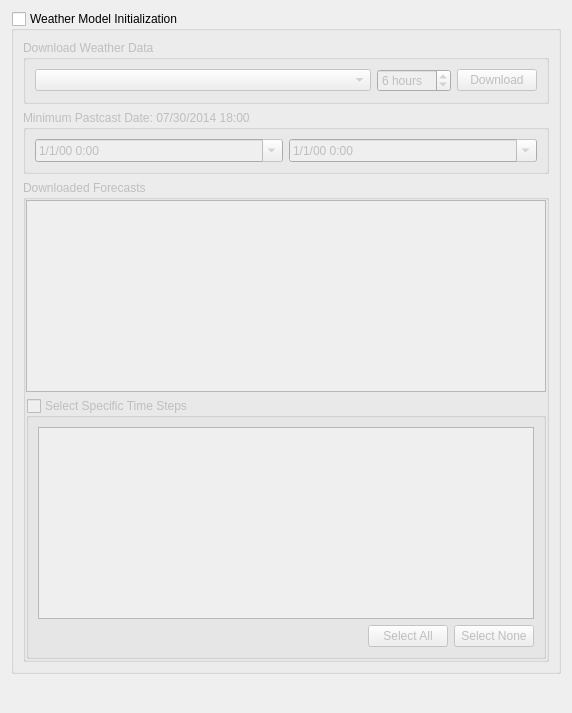
            <widget class="QWidget" name="weatherModelScrollAreaWidget">
             <property name="geometry">
              <rect>
               <x>0</x>
               <y>0</y>
               <width>572</width>
               <height>713</height>
              </rect>
             </property>
             <layout class="QVBoxLayout" name="verticalLayout_22" stretch="0,1">
              <item>
               <widget class="QGroupBox" name="weatherModelGroupBox">
                <property name="title">
                 <string>Weather Model Initialization</string>
                </property>
                <property name="checkable">
                 <bool>true</bool>
                </property>
                <property name="checked">
                 <bool>false</bool>
                </property>
                <layout class="QVBoxLayout" name="verticalLayout_43" stretch="0,0,1">
                 <item>
                  <widget class="QGroupBox" name="weatherModelDownloadGroupBox">
                   <property name="sizePolicy">
                    <sizepolicy hsizetype="Expanding" vsizetype="Fixed">
                     <horstretch>0</horstretch>
                     <verstretch>0</verstretch>
                    </sizepolicy>
                   </property>
                   <property name="title">
                    <string>Download Weather Data</string>
                   </property>
                   <layout class="QHBoxLayout" name="horizontalLayout_11">
                    <item>
                     <widget class="QComboBox" name="weatherModelComboBox">
                      <property name="sizePolicy">
                       <sizepolicy hsizetype="Expanding" vsizetype="Fixed">
                        <horstretch>0</horstretch>
                        <verstretch>0</verstretch>
                       </sizepolicy>
                      </property>
                      <property name="cursor">
                       <cursorShape>PointingHandCursor</cursorShape>
                      </property>
                     </widget>
                    </item>
                    <item>
                     <widget class="QSpinBox" name="weatherModelSpinBox">
                      <property name="sizePolicy">
                       <sizepolicy hsizetype="Minimum" vsizetype="Fixed">
                        <horstretch>0</horstretch>
                        <verstretch>0</verstretch>
                       </sizepolicy>
                      </property>
                      <property name="cursor">
                       <cursorShape>PointingHandCursor</cursorShape>
                      </property>
                      <property name="specialValueText">
                       <string/>
                      </property>
                      <property name="suffix">
                       <string> hours</string>
                      </property>
                      <property name="minimum">
                       <number>1</number>
                      </property>
                      <property name="value">
                       <number>6</number>
                      </property>
                     </widget>
                    </item>
                    <item>
                     <widget class="QPushButton" name="weatherModelDownloadButton">
                      <property name="cursor">
                       <cursorShape>PointingHandCursor</cursorShape>
                      </property>
                      <property name="text">
                       <string>Download</string>
                      </property>
                      <property name="icon">
                       <iconset resource="../../wn-resources.qrc">
                        <normaloff>:/server_go.png</normaloff>:/server_go.png</iconset>
                      </property>
                     </widget>
                    </item>
                   </layout>
                  </widget>
                 </item>
                 <item>
                  <widget class="QGroupBox" name="pastcastGroupBox">
                   <property name="sizePolicy">
                    <sizepolicy hsizetype="Expanding" vsizetype="Expanding">
                     <horstretch>0</horstretch>
                     <verstretch>0</verstretch>
                    </sizepolicy>
                   </property>
                   <property name="title">
                    <string>Minimum Pastcast Date: 07/30/2014 18:00</string>
                   </property>
                   <property name="flat">
                    <bool>false</bool>
                   </property>
                   <layout class="QHBoxLayout" name="horizontalLayout_15">
                    <item>
                     <widget class="QDateTimeEdit" name="pastcastStartDateTimeEdit">
                      <property name="showGroupSeparator" stdset="0">
                       <bool>false</bool>
                      </property>
                      <property name="displayFormat">
                       <string>M/d/yy h:mm </string>
                      </property>
                      <property name="calendarPopup">
                       <bool>true</bool>
                      </property>
                      <property name="timeSpec">
                       <enum>Qt::TimeSpec::LocalTime</enum>
                      </property>
                     </widget>
                    </item>
                    <item>
                     <widget class="QDateTimeEdit" name="pastcastEndDateTimeEdit">
                      <property name="displayFormat">
                       <string>M/d/yy h:mm </string>
                      </property>
                      <property name="calendarPopup">
                       <bool>true</bool>
                      </property>
                      <property name="timeSpec">
                       <enum>Qt::TimeSpec::LocalTime</enum>
                      </property>
                     </widget>
                    </item>
                   </layout>
                  </widget>
                 </item>
                 <item>
                  <widget class="QGroupBox" name="weatherModelTreeViewsGroupBox">
                   <property name="sizePolicy">
                    <sizepolicy hsizetype="Expanding" vsizetype="Expanding">
                     <horstretch>0</horstretch>
                     <verstretch>0</verstretch>
                    </sizepolicy>
                   </property>
                   <property name="title">
                    <string>Downloaded Forecasts</string>
                   </property>
                   <property name="checkable">
                    <bool>false</bool>
                   </property>
                   <layout class="QVBoxLayout" name="verticalLayout_25" stretch="0,0">
                    <property name="leftMargin">
                     <number>0</number>
                    </property>
                    <property name="topMargin">
                     <number>0</number>
                    </property>
                    <property name="rightMargin">
                     <number>0</number>
                    </property>
                    <property name="bottomMargin">
                     <number>0</number>
                    </property>
                    <item>
                     <widget class="QTreeView" name="weatherModelFileTreeView">
                      <property name="sizePolicy">
                       <sizepolicy hsizetype="Expanding" vsizetype="Fixed">
                        <horstretch>0</horstretch>
                        <verstretch>0</verstretch>
                       </sizepolicy>
                      </property>
                      <property name="sortingEnabled">
                       <bool>true</bool>
                      </property>
                     </widget>
                    </item>
                    <item>
                     <widget class="QGroupBox" name="weatherModelTimeGroupBox">
                      <property name="sizePolicy">
                       <sizepolicy hsizetype="Expanding" vsizetype="Fixed">
                        <horstretch>0</horstretch>
                        <verstretch>0</verstretch>
                       </sizepolicy>
                      </property>
                      <property name="title">
                       <string>Select Specific Time Steps</string>
                      </property>
                      <property name="checkable">
                       <bool>true</bool>
                      </property>
                      <property name="checked">
                       <bool>false</bool>
                      </property>
                      <layout class="QVBoxLayout" name="verticalLayout_45">
                       <item>
                        <widget class="QTreeView" name="weatherModelTimeTreeView">
                         <property name="sizePolicy">
                          <sizepolicy hsizetype="Expanding" vsizetype="Fixed">
                           <horstretch>0</horstretch>
                           <verstretch>0</verstretch>
                          </sizepolicy>
                         </property>
                         <property name="sortingEnabled">
                          <bool>true</bool>
                         </property>
                        </widget>
                       </item>
                       <item>
                        <layout class="QHBoxLayout" name="weatherModelTimeLayout">
                         <item>
                          <spacer name="weatherModelTimeLayoutSpacer">
                           <property name="orientation">
                            <enum>Qt::Orientation::Horizontal</enum>
                           </property>
                           <property name="sizeHint" stdset="0">
                            <size>
                             <width>40</width>
                             <height>20</height>
                            </size>
                           </property>
                          </spacer>
                         </item>
                         <item>
                          <widget class="QPushButton" name="weatherModelTimeSelectAllButton">
                           <property name="text">
                            <string>Select All</string>
                           </property>
                          </widget>
                         </item>
                         <item>
                          <widget class="QPushButton" name="weatherModelTimeSelectNoneButton">
                           <property name="text">
                            <string>Select None</string>
                           </property>
                          </widget>
                         </item>
                        </layout>
                       </item>
                      </layout>
                     </widget>
                    </item>
                   </layout>
                  </widget>
                 </item>
                </layout>
               </widget>
              </item>
              <item>
               <spacer name="weatherModelScrollAreaWidgetSpacer">
                <property name="orientation">
                 <enum>Qt::Orientation::Vertical</enum>
                </property>
                <property name="sizeHint" stdset="0">
                 <size>
                  <width>20</width>
                  <height>40</height>
                 </size>
                </property>
               </spacer>
              </item>
             </layout>
            </widget>
